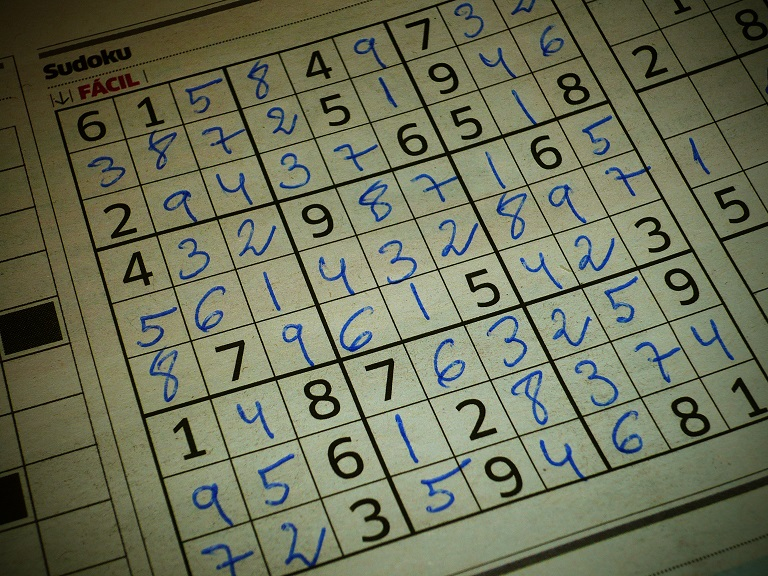
#> input picture images/soduku.jpg, 768 x 576 px
$ jupyter execute 'Lesson 14.ipynb'
#> lines starting #> are read from the running program, lines starting #| are printed output that depends on the picture; after the words box and inside, x2 and y2 are one past the last pixel; in counts of white or black regions, pixels touching at a corner belong together
[cell 1]
#Hough Transform
#Çizgi belirleme

[cell 2]
# Python program to illustrate HoughLine
# method for line detection
import cv2
import numpy as np

#Resim okuma
img = cv2.imread('images/soduku.jpg')
#> img is the input picture: shape (576, 768, 3); mean B, G, R 88.5, 112.9, 108.9

# CGri tonlamaya dönüştürme
gray = cv2.cvtColor(img, cv2.COLOR_BGR2GRAY)
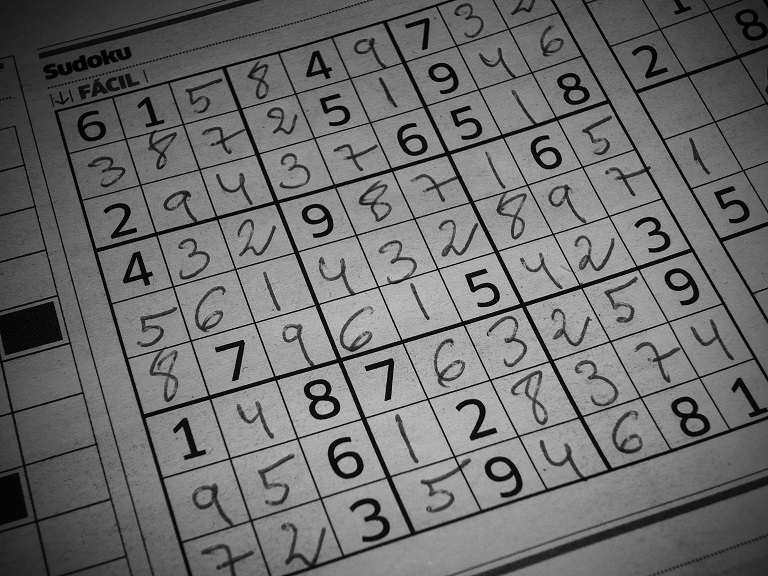
#> gray: shape (576, 768); min 0, max 210, mean 108.9

# Resim üzerindeki kenarları bulma
edges = cv2.Canny(gray, 50, 150, apertureSize=3)
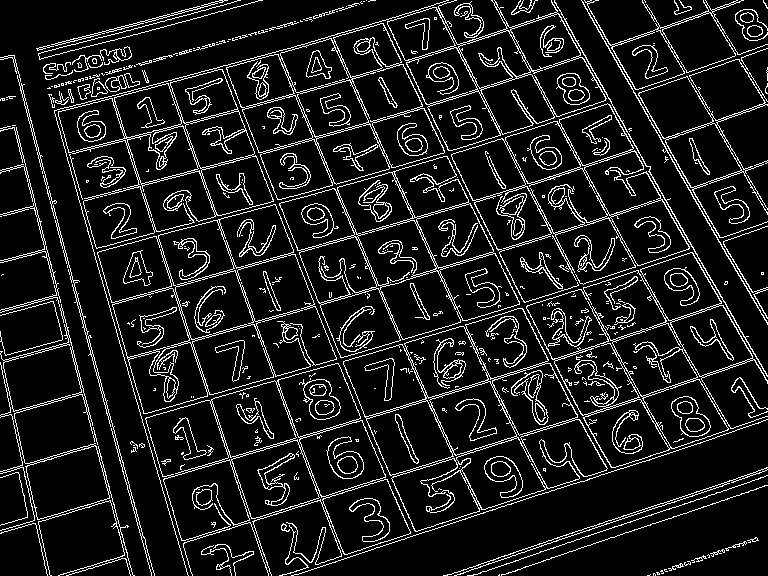
#> edges: shape (576, 768); 11.2% white in thin lines or dots

# r ve theta değerlerinden oluşan bir dizi döner
lines = cv2.HoughLines(edges, 1, np.pi/180, 200)
#> lines = 73 rows, first 8: [4, 2.88], [2, 2.88], [637, 1.26], [-77, 2.83], [507, 1.27], [-476, 2.62], [505, 1.27], [-130, 2.79]

# for döngüsü tüm r ve theta değerleri için çalışır
for r_theta in lines:
	arr = np.array(r_theta[0], dtype=np.float64)
	r, theta = arr
	# cosinüs theta değeri
	a = np.cos(theta)

	# sinüs theta değeri
	b = np.sin(theta)

	# x0 stores the value rcos(theta)
	x0 = a*r

	# y0 stores the value rsin(theta)
	y0 = b*r

	# x1 stores the rounded off value of (rcos(theta)-1000sin(theta))
	x1 = int(x0 + 1000*(-b))

	# y1 stores the rounded off value of (rsin(theta)+1000cos(theta))
	y1 = int(y0 + 1000*(a))

	# x2 stores the rounded off value of (rcos(theta)+1000sin(theta))
	x2 = int(x0 - 1000*(-b))

	# y2 stores the rounded off value of (rsin(theta)-1000cos(theta))
	y2 = int(y0 - 1000*(a))

	# cv2.line (x1,y1) to (x2,y2) çizgi çizer
	# (0,0,255) renk değeri burda kırmızı

	cv2.line(img, (x1, y1), (x2, y2), (0, 0, 255), 2)
#> this loop made 73 passes
#> (r, theta, a, b, x0, y0, x1, y1) on passes 1 to 12: (4, 2.88, -0.966, 0.259, -3.86, 1.04, -262, -964), (2, 2.88, -0.966, 0.259, -1.93, 0.518, -260, -965), (637, 1.26, 0.309, 0.951, 196.8, 605.8, -754, 914), (-77, 2.83, -0.951, 0.309, 73.23, -23.79, -235, -974), (507, 1.27, 0.292, 0.956, 148.2, 484.8, -808, 777), (-476, 2.62, -0.866, 0.5, 412.2, -238, -87, -1104), (505, 1.27, 0.292, 0.956, 147.6, 482.9, -808, 775), (-130, 2.79, -0.94, 0.342, 122.2, -44.46, -219, -984), (379, 1.29, 0.276, 0.961, 104.5, 364.3, -856, 639), (323, 1.29, 0.276, 0.961, 89.03, 310.5, -872, 586), (-21, 2.86, -0.961, 0.276, 20.19, -5.79, -255, -967), (634, 1.26, 0.309, 0.951, 195.9, 603, -755, 911)
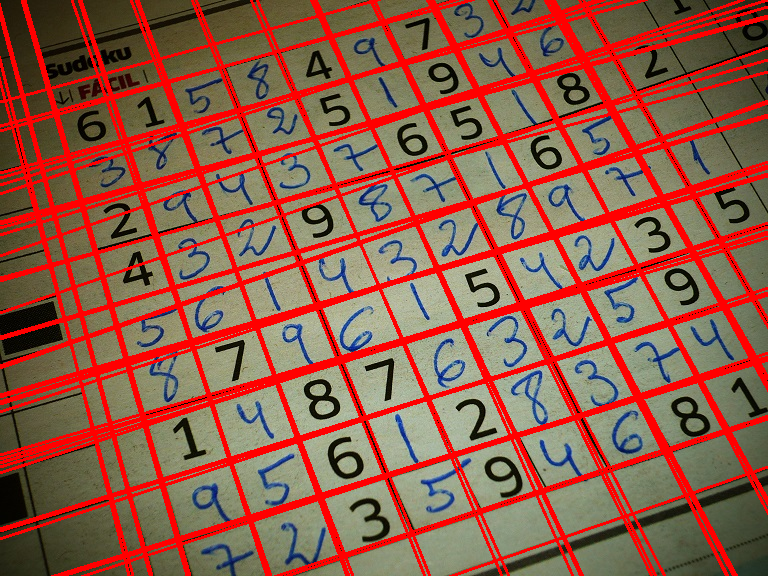
#> img: shape (576, 768, 3); mean B, G, R 71.8, 90.1, 146.3

# çizgileri bulunan resmi kaydetme
cv2.imwrite('images/linesDetected.jpg', img)
#> Out = True

[cell 3]
import cv2
import numpy as np

# Read image
image = cv2.imread('images/soduku.jpg')

# Convert image to grayscale
gray = cv2.cvtColor(image,cv2.COLOR_BGR2GRAY)

# Use canny edge detection
edges = cv2.Canny(gray,50,150,apertureSize=3)

# Apply HoughLinesP method to
# to directly obtain line end points
lines_list =[]
lines = cv2.HoughLinesP(
			edges, # Input edge image
			1, # Distance resolution in pixels
			np.pi/180, # Angle resolution in radians
			threshold=100, # Min number of votes for valid line
			minLineLength=5, # Min allowed length of line
			maxLineGap=10 # Max allowed gap between line for joining them
			)
#> lines = 216 rows, first 6: [20, 90, 127, 489], [90, 34, 210, 403], [92, 34, 240, 487], [13, 55, 139, 524], [645, 165, 766, 375], [368, 122, 494, 392]

# Iterate over points
for points in lines:
	# Extracted points nested in the list
	x1,y1,x2,y2=points[0]
	# Draw the lines joing the points
	# On the original image
	cv2.line(image,(x1,y1),(x2,y2),(0,255,0),2)
	# Maintain a simples lookup list for points
	lines_list.append([(x1,y1),(x2,y2)])
#> this loop made 216 passes
#> points on passes 11 to 13: [[291, 575, 734, 431]], [[466, 261, 564, 232]], [[125, 361, 419, 276]]
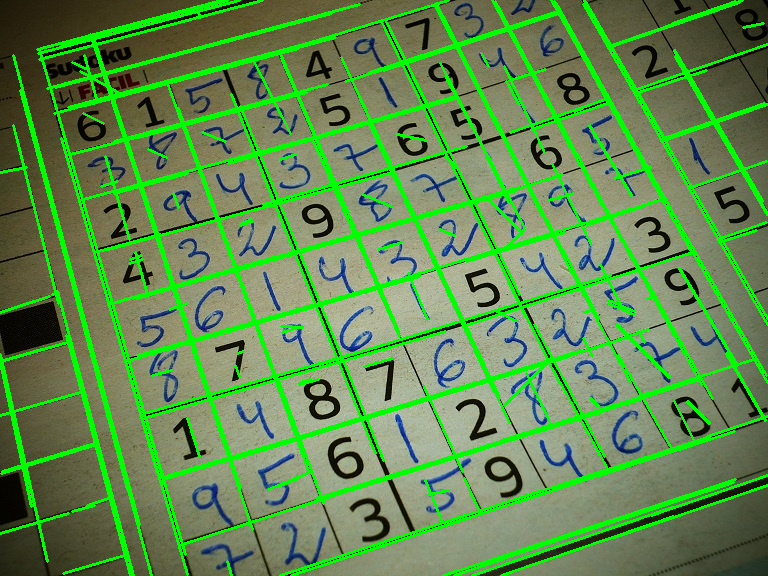
#> image: shape (576, 768, 3); 15.64% of pixels changed, all inside (x1, y1, x2, y2) = (0, 0, 768, 576)

# Save the result image
cv2.imwrite('images/detectedLines.png',image)
#> Out = True

[cell 4]
import cv2
import numpy as np

img = cv2.imread('images/domino.png',0)
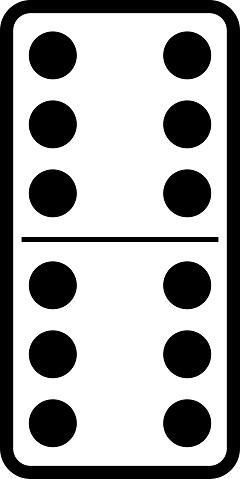
#> input picture images/domino.png, 240 x 479 px
#> img is the input picture: shape (479, 240); min 0, max 255, mean 165.6
img = cv2.medianBlur(img,5)
cimg = cv2.cvtColor(img,cv2.COLOR_GRAY2BGR)
circles = cv2.HoughCircles(img,cv2.HOUGH_GRADIENT,1,20,param1=50,param2=30,minRadius=0,maxRadius=0)
circles = np.uint16(np.around(circles))
for i in circles[0,:]:
# draw the outer circle
    cv2.circle(cimg,(i[0],i[1]),i[2],(0,255,0),2)
# draw the center of the circle
    cv2.circle(cimg,(i[0],i[1]),2,(0,0,255),3)
#> this loop made 16 passes
#> i on passes 1 to 12: [52, 54, 24], [186, 54, 24], [52, 124, 24], [186, 124, 24], [186, 354, 24], [52, 422, 24], [186, 422, 24], [52, 194, 24], [186, 194, 24], [52, 286, 24], [52, 354, 24], [188, 286, 23]
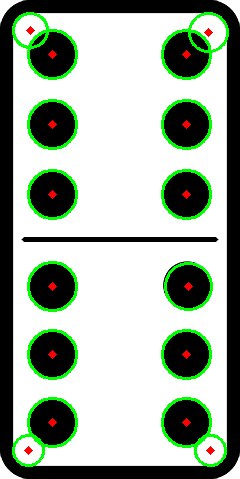
#> cimg: shape (479, 240, 3); mean B, G, R 157.2, 172.1, 158.6


cv2.imwrite('images/detectedcircles.png',cimg)
#> Out = True
